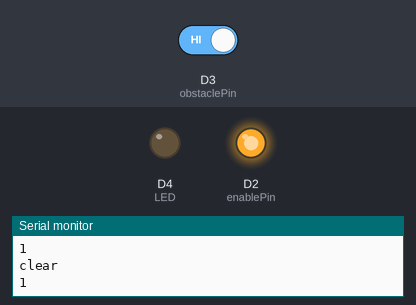
A sketch run on a simulated ESP8266 (NodeMCU). On the bench: output pins drawn as LEDs (lit = HIGH), the last lines printed to the serial monitor. The test bench sets the inputs (shaded band); at power-on: D3 (obstaclePin) HIGH.

Above: at 1.2 s.
1.3 s: D3 (obstaclePin) driven LOW
At 2.1 s:
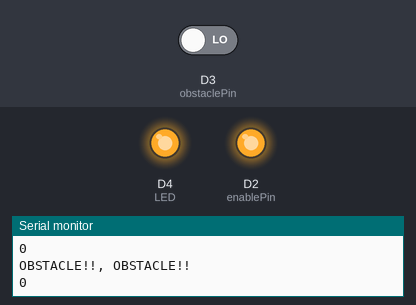
2.9 s: D3 (obstaclePin) driven HIGH
At 3.3 s:
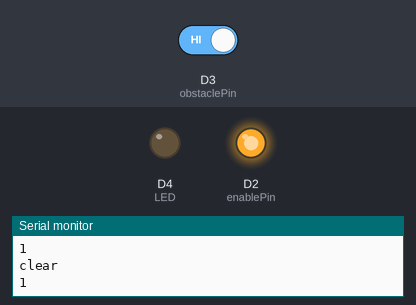
Timing chart, 0 to 5.9 s (numbered marks = the images above; inputs shaded):
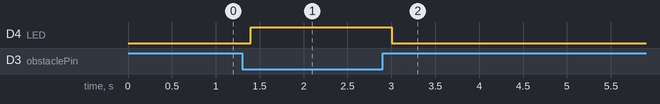

The sketch:

Avoidance_Sensor.ino
```cpp
#define LED D4 // Use the onboard Uno LED
#define obstaclePin D3  // This is our input pin
#define enablePin D2  // This is our input pin
int isObstacle = HIGH;  // HIGH MEANS NO OBSTACLE

void setup() {
  pinMode(LED, OUTPUT);
  pinMode(obstaclePin, INPUT);
  pinMode(enablePin, OUTPUT);
  Serial.begin(9600);
}

void loop() {
  digitalWrite(enablePin, HIGH);
  isObstacle = digitalRead(obstaclePin);
  if (isObstacle == LOW)
  {
    Serial.println("OBSTACLE!!, OBSTACLE!!");
    digitalWrite(LED, HIGH);
  }
  else
  {
    Serial.println("clear");
    digitalWrite(LED, LOW);
  }
  Serial.println(isObstacle);
  delay(200);
}
```

Measured:
- after the input at 1.3 s, D4 (LED): LOW → HIGH after 0.10 s
- after the input at 2.9 s, D4 (LED): HIGH → LOW after 0.10 s
